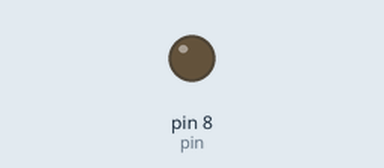
A sketch run on a simulated Arduino Uno, built with avr-gcc and run on an emulated ATmega328P. Shown: output pins drawn as LEDs (lit = HIGH).

Above: at 1.0 s.
At 3.0 s:
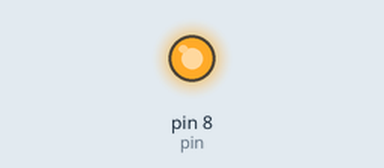
Timing chart, 0 to 5.2 s (numbered marks = the images above):
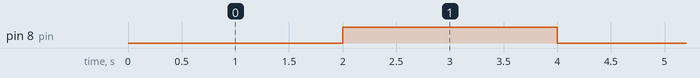

The sketch:

mosfet_test.ino
```cpp
int pin = 8;

void setup()
{
  pinMode(pin, OUTPUT);

}

void loop(){
  delay(2000); //1 sg
  digitalWrite(pin, HIGH);
  delay(2000); //1 sg
  digitalWrite(pin, LOW);

}
```

Measured:
- by itself, pin 8 (pin): alternates HIGH for 2.0 s and LOW for 2.0 s
